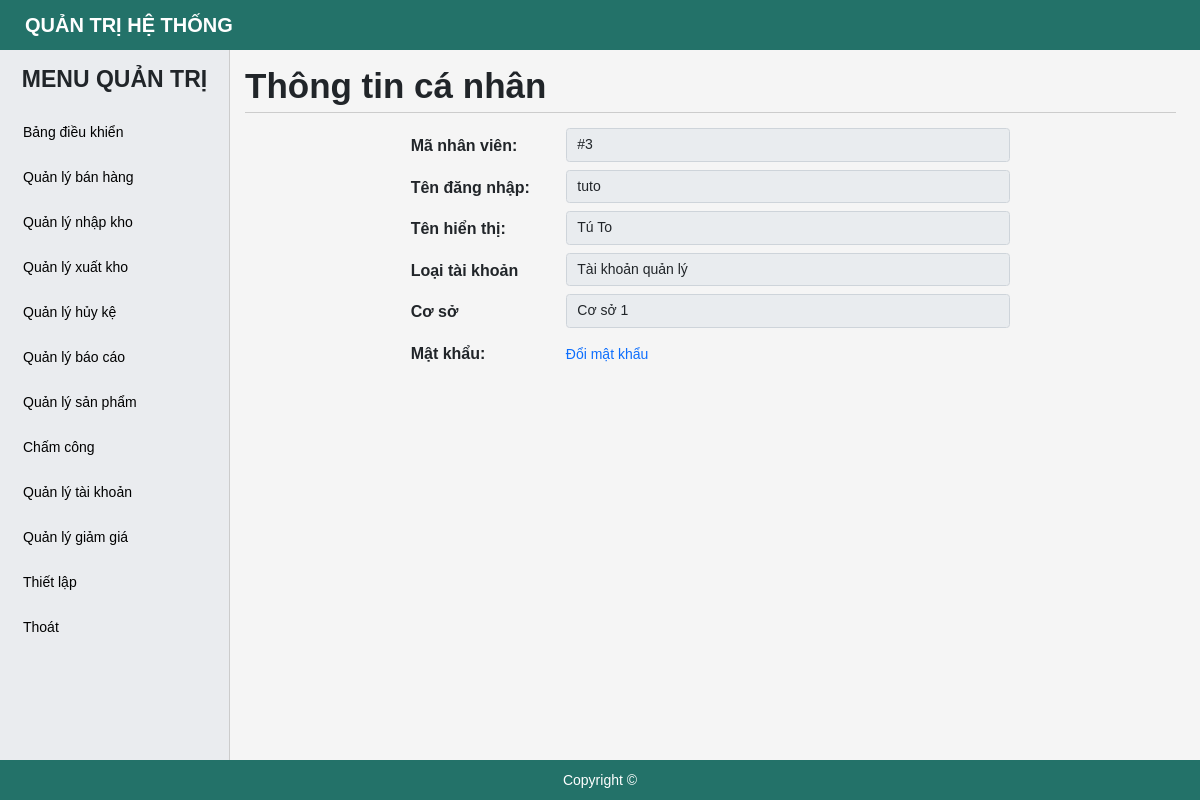
Screenshot of /profile.php (signed in) with the database file from the repository.
### tables this page shows
CREATE TABLE `tbl_user` (
  `id` bigint(20) NOT NULL,
  `username` varchar(255) NOT NULL,
  `password` varchar(255) NOT NULL,
  `fullname` varchar(255) NOT NULL,
  `power` tinyint(4) NOT NULL DEFAULT 3,
  `status` tinyint(4) NOT NULL DEFAULT 1,
  `id_brand` bigint(20) NOT NULL,
  `created_ad` timestamp NOT NULL DEFAULT current_timestamp(),
  `update_ad` timestamp NOT NULL DEFAULT current_timestamp()
);

CREATE TABLE `tbl_brand` (
  `id` bigint(20) NOT NULL,
  `name` varchar(255) NOT NULL,
  `address` varchar(255) NOT NULL,
  `status` tinyint(4) NOT NULL DEFAULT 1,
  `created_ad` timestamp NOT NULL DEFAULT current_timestamp()
);

### profile.php (the view, shortened to what this page needs)
<?php
  include './include/connect.php';
    $id_user = (isset($_SESSION['logins']['id']))? $_SESSION['logins']['id']:[];
    $queryUser = $conn->prepare("SELECT us.*, br.name AS brand FROM tbl_user us join tbl_brand br ON br.id = us.id_brand WHERE us.status = 1 AND us.id = :user_id");
    $queryUser-> bindParam(':user_id', $id_user, PDO::PARAM_STR);
    $queryUser->execute();
    $resultsUser = $queryUser->fetch(PDO::FETCH_OBJ);
  ?>
<!DOCTYPE html>
<html lang="en">
<head>
    <?php include('include/link-css.php');?>
</head>
<body>
    <?php include('include/header.php');?>
    <div id="main">
        <?php include('include/sidebar.php');?>
        <div id="main-right">
            <section class="main-right-title">
                <div class="form-title">
                    <h1>Thông tin cá nhân</h1>
                </div>
            </section>
            <form action="" method="post" enctype="multipart/form-data">
                <div class="form-group row search-item">
                    <span class="col-md-2 offset-md-2 col-form-label item-name">Mã nhân viên:</span>
                    <div class="col-md-6">
                        <input type="text" readonly class="form-control disable" id="user_id" value="#<?php echo $resultsUser -> id ?>" name = "user_id">
                    </div>
                </div>
                <div class="form-group row search-item">
                    <span class="col-md-2 offset-md-2 col-form-label item-name">Tên đăng nhập:</span>
                    <div class="col-md-6">
                        <input type="text" readonly class="form-control disable" id="user_username" value="<?php echo $resultsUser -> username?>" name = "user_username">
                    </div>
                </div>
                <div class="form-group row search-item">
                    <span class="col-md-2 offset-md-2 col-form-label item-name">Tên hiển thị:</span>
                    <div class="col-md-6">
                        <input type="text" readonly class="form-control valid disable" id="user_fullname" name="user_fullname" value="<?php echo $resultsUser -> fullname?>" placeholder="VD: Nguyễn Văn A" aria-invalid="false">
                    </div>
                </div>
                <div class="form-group row search-item">
                    <span class="col-md-2 offset-md-2 col-form-label item-name">Loại tài khoản</span>
                    <div class="col-md-6">
                        <input type="text" readonly class="form-control disable" id="user_power" name="user_power" value="<?php $power = $resultsUser -> power;
                        if($power == 1){echo "Tài khoản quản trị";}
                        elseif($power == 2){echo "Tài khoản quản lý";}
                        elseif($power == 3){echo "Tài khoản nhân viên";}
                        else{echo "Tài khoản cộng tác viên";}
                        ?>">
                    </div>
                </div>
                <div class="form-group row search-item">
                    <span class="col-md-2 offset-md-2 col-form-label item-name">Cơ sở</span>
                    <div class="col-md-6">
                        <input type="text"  readonly class="form-control disable" id="user_brand" name="user_brand" value="<?php echo $resultsUser -> brand?>" placeholder="">
                    </div>
                </div>
                <div class="form-group row search-item">
                    <span class="col-md-2 offset-md-2 col-form-label item-name">Mật khẩu:</span>
                    <div class="col-md-6">
                        <div class="form-text text-muted">
                            <a href="#" class = "btn-add" style="display: inline-block; margin-top: 5px;">Đổi mật khẩu</a>
                        </div>
                    </div>
                </div>
            </form>
        </div>
    </div>
    <?php include('include/footer.php');?>
</body>
</html>

### css/style.css (style rules this page uses)
* { margin: 0; padding: 0; box-sizing: border-box; font-family: Arial, Helvetica, sans-serif; font-size: 14px; }
.row { margin-left: 0; margin-right: 0; }
body { background-color: #f5f5f5; }
#main-right { padding: 60px 24px 50px 245px; }
#main-right li, #main-right a { font-size: 14px; }
.main-right-title { display: flex; justify-content: space-between; border-bottom: 1px solid #ccc; margin-bottom: 15px; }
.form-title { margin: 5px 0; }
.form-title h1 { font-weight: 700; }
.search-item .item-name, .form-input .item-name, .input-file .item-name { font-size: 16px; font-weight: 700; margin-bottom: 5px; }

### rows the page displays
tbl_user: user_id "#3", user_username "tuto", user_fullname "Tú To", user_power "Tài khoản quản lý", user_brand "Cơ sở 1"
